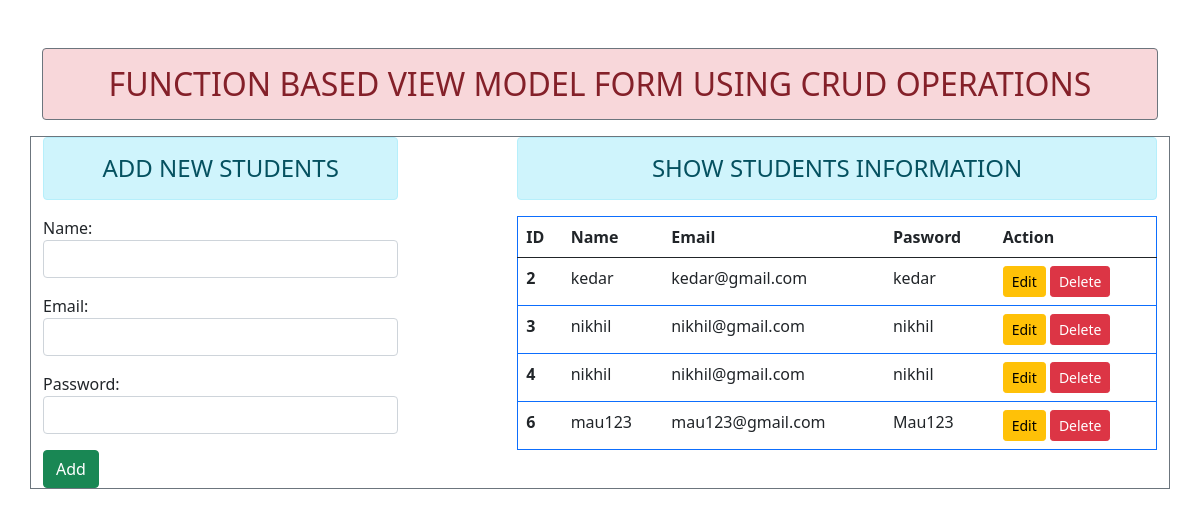
The page / on the database its author committed.
### enroll/models.py (models this page shows)
class User(models.Model):
    name=models.CharField(max_length=70)
    email=models.EmailField(max_length=100)
    password=models.CharField(max_length=100)

### enroll/views.py (the view)
# urls.py: path('', views.addshow,name="addandshow"),
def addshow(request):
    if request.method=='POST':
        fm=StudentRegistration(request.POST)
        if fm.is_valid():
            nm=fm.cleaned_data['name']
            em=fm.cleaned_data['email']
            pw=fm.cleaned_data['password']
            reg=User(name=nm,email=em,password=pw)
            fm.save()
            fm=StudentRegistration()
    else:
        fm=StudentRegistration()
    stud=User.objects.all()
    return render(request,'enroll/addandshow.html',{'form':fm,'stu':stud})

### enroll/forms.py
class StudentRegistration(forms.ModelForm):
    class Meta:
        model=User
        fields=['name','email','password']
        widgets={
            'name':forms.TextInput(attrs={'class':'form-control'}),
            'email':forms.EmailInput(attrs={'class':'form-control'}),
            'password':forms.PasswordInput(attrs={'class':'form-control'}),
        }

### enroll/templates/enroll/addandshow.html (shortened to what this page needs)
{% extends 'enroll/base.html' %}
{% block content %}
<div class="row border border-secondary">
    <div class="col-sm-4">
        <h4 class="text-center alert alert-info">ADD NEW STUDENTS</h4>
        <form action="" method="POST">
            {{form.as_p}}
            <input type="submit" class="btn btn-success" value="Add">
        </form>
    </div>
    <div class="col-sm-7 offset-1">
        <h4 class="text-center alert alert-info">SHOW STUDENTS INFORMATION</h4>
        {% if stu %}
          <table class="table table-hover border border-primary">
            <thead>
              <tr>
                <th scope="col">ID</th>
                <th scope="col">Name</th>
                <th scope="col">Email</th>
                <th scope="col">Pasword</th>
                <th scope="col">Action</th>
              </tr>
            </thead>
            <tbody>
                {% for st in stu %}
              <tr>
                <th scope="row">{{st.id}}</th>
                <td>{{st.name}}</td>
                <td>{{st.email}}</td>
                <td>{{st.password}}</td>
                <td>
                    <a href="{% url 'updatedata' st.id %}" class="btn btn-warning btn-sm">Edit</a>
                    <form action="{% url 'deletedata' st.id %}" method="post" class="d-inline">  {% csrf_token %}
                    <input type="submit" class="btn btn-danger btn-sm" value="Delete">
                    </form>
                </td>
              </tr>
              {% endfor %}
            </tbody>
          </table>
        {% else %}
        <h4 class="text-center alert alert-warning">No Record</h4>
        {% endif%}
    </div>
</div>
{% endblock content %}

### enroll/templates/enroll/base.html (shortened to what this page needs)
<!DOCTYPE html>
{% load static %}
<html lang="en">
<head>
    <link rel="stylesheet" href="{% static 'enroll/css/bootstrap.css'%}">
</head>
<body>
    <div class="container mt-5">
        <h2 class="text-center alert alert-danger border border-secondary"> FUNCTION BASED VIEW MODEL FORM USING CRUD OPERATIONS</h2>
        {% block content %} {% endblock content %}
    </div>
</body>
</html>

### rows shown on the page
User: id "2", name "kedar", email "kedar@gmail.com", password "kedar"
User: id "3", name "nikhil", email "nikhil@gmail.com", password "nikhil"
User: id "4", name "nikhil", email "nikhil@gmail.com", password "nikhil"
User: id "6", name "mau123", email "mau123@gmail.com", password "Mau123"
